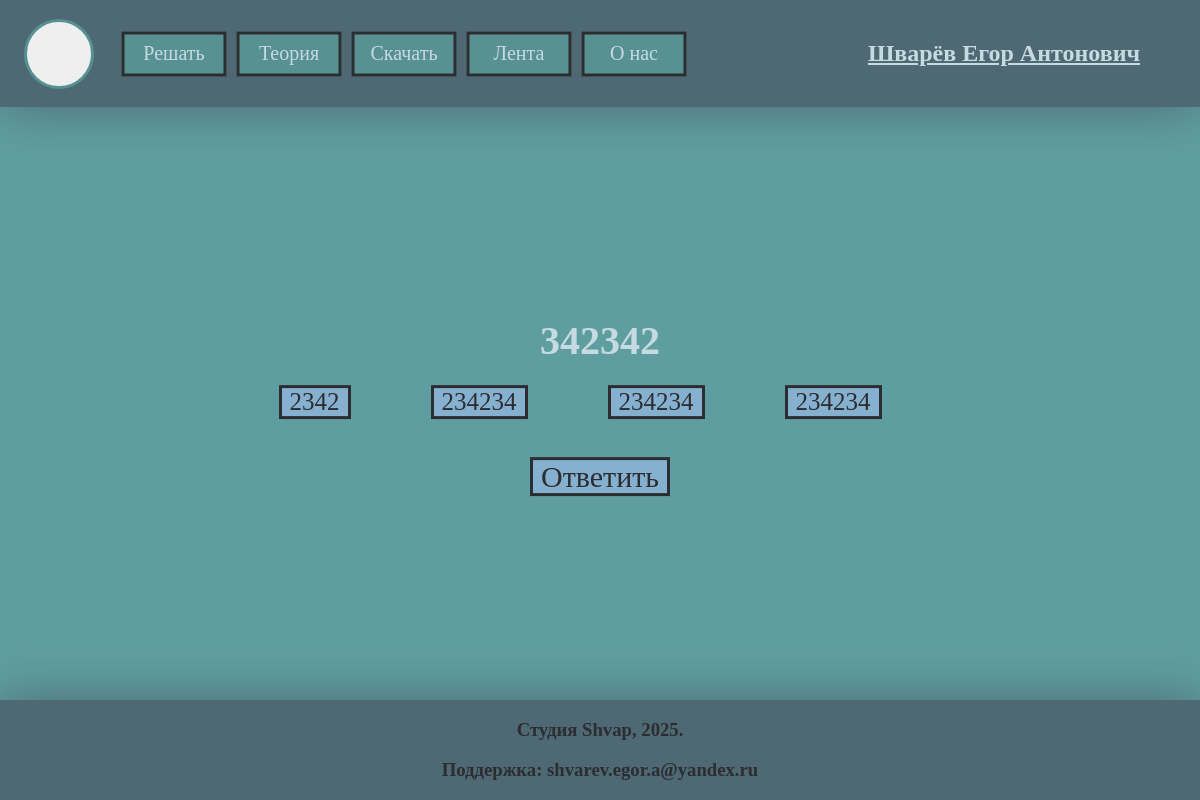
The app's page /SolvePart/1 (signed in) with its own data.
### DatabasesScript.py (models this page shows)
class Question(Base):
    __tablename__ = 'Questionsss'
    OuestionID = Column(Integer, primary_key=True)
    QuestionName = Column(String(500), nullable = False)
    QuestionOne = Column(String(200), nullable = False)
    QuestionTwo = Column(String(200), nullable = False)
    QuestionThree = Column(String(200), nullable = False)
    QuestionFour = Column(String(200), nullable = False)
    ThemeID = Column(Integer, nullable=False)

### MainScript.py (the view)
@app.route('/SolvePart/<ThemeId>', methods = ['GET', 'POST'])
def solve_part(ThemeId):
    MadeQsts(id=ThemeId)
    session['RightAnswers'] = 0
    session['minus'] = None
    session['last_question'] = 0
    return MadeQuestion(session['questions'][0])

### MainScript.py (called while the page is built)
def QuizForm(thid):
    Questions = db_session.query(Question).filter_by(ThemeID = thid).all()
    return Questions

def MadeQsts(id):
    questions = QuizForm(id)
    random.shuffle(questions)
    quests = []
    for e,i in enumerate(questions):
        if e == 10: break
        current_quest = []
        current_quest.append(e)
        current_quest.append(i.QuestionName)
        current_quest.append(i.QuestionOne)
        current_quest.append(i.QuestionTwo)
        current_quest.append(i.QuestionThree)
        current_quest.append(i.QuestionFour)
        quests.append(current_quest)
    session['questions'] = quests

def MadeQuestion(Question):
    answer_list = [Question[2],Question[3],Question[4],Question[5]]
    random.shuffle(answer_list)
    session['Solved'] = False
    if session['minus'] == None:
        session['minus'] = Question[0] - 1
    return render_template('SolvePart.html',question = Question[1], question_id = Question[0]-session['minus'], answer_list = answer_list, username= session['username'])

### templates/SolvePart.html (shortened to what this page needs)
{% extends "Base.html" %}
{% block body %}
<div class = 'CenterDiv' style = 'width: 40%; display: block; text-align:center'>
    <form action="/question_solve" method="post">
    <h1 style = 'margin-bottom:20px; color: #C6DAE1; '>{{ question }}</h1>
    <div style = 'display: flex; align-items: center; justify-content: center; margin-bottom: 40px; gap: 40px'>
        {% for answer in answer_list %}
        <input id = '{{answer}}' type='radio' name ='ans_text' value = '{{answer}}'> <label class = 'MainLabel' for = '{{answer}}'> {{answer}}</label> <br> <br>
        {% endfor %}
    </div>
    <input id = 'SubmitBtn' class = 'SimpleBtn' type="submit" value="Submit"> <label class = 'MainLabel Answer' for ='SubmitBtn'>Ответить</label>
    </form>
</div>
<br><br><br><br><br><br><br><br><br><br>
{% endblock %}

### static/MainClasses.css (style rules this page uses)
h1 { font-size: 40px; font-family: 'Jost'; }

### static/CustomClasses.css (style rules this page uses)
.CenterDiv { position: fixed; top: 50%; left: 50%; transform: translate(-50%,-50%) }
.MainLabel { background-color: #85b0cf; transition: all .2s; text-decoration: none; padding-left: 8px; padding-right: 8px; border: 3px solid #2C2D31; cursor: pointer; font-family: 'Jost'; font-size: 25px; color: #2C2D31 }
.MainLabel.Answer { font-size: 30px; }

### records on screen
Question: QuestionName "342342", QuestionFour "2342", QuestionTwo "234234", QuestionThree "234234", QuestionOne "234234"

### other values on screen
{{ username }} "Шварёв Егор Антонович"
